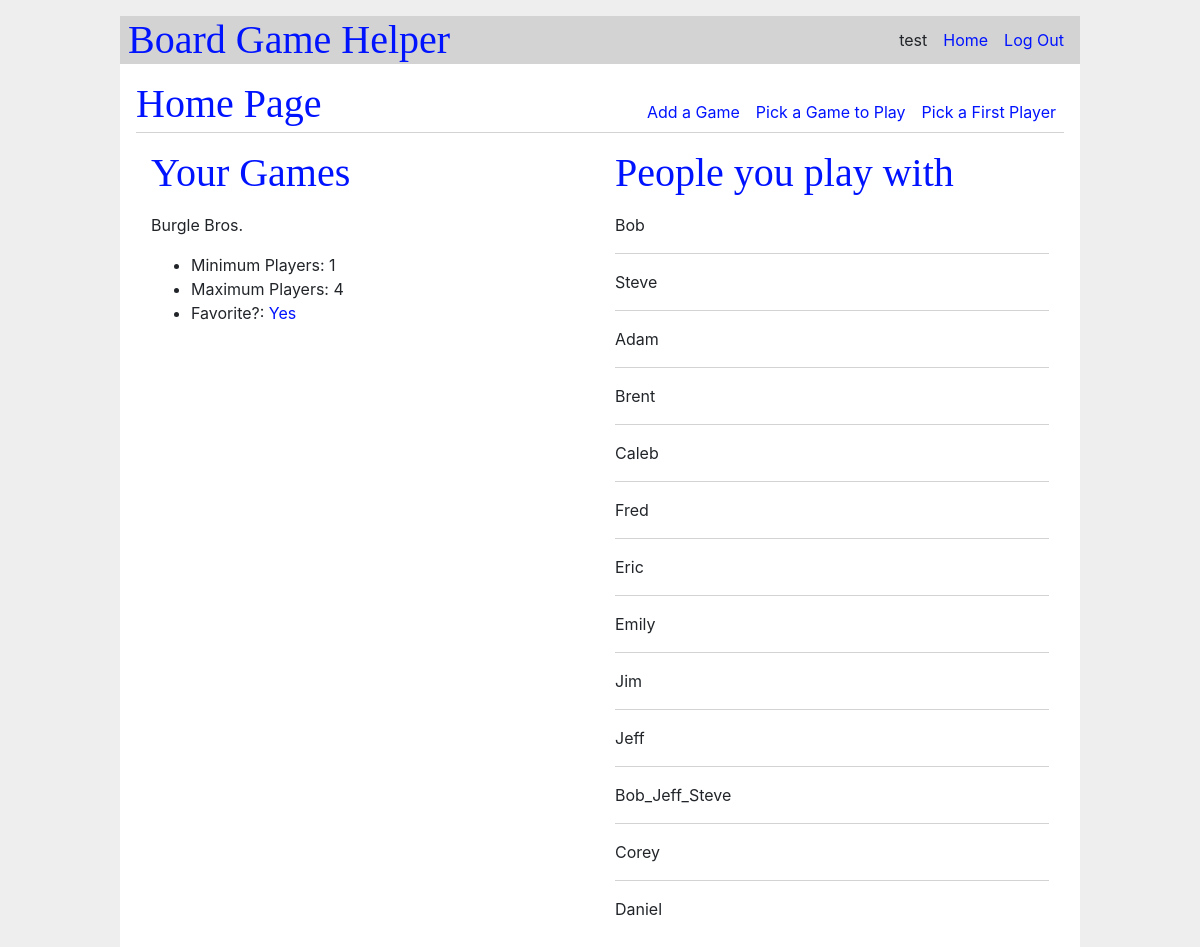
The app's page / (signed in) with its own data.
### tables this page shows
CREATE TABLE user (
  id INTEGER PRIMARY KEY AUTOINCREMENT,
  username TEXT UNIQUE NOT NULL,
  password TEXT NOT NULL
);

CREATE TABLE games (
  id INTEGER UNIQUE NOT NULL,
  name TEXT UNIQUE NOT NULL,
  minplay INTEGER NOT NULL,
  maxplay INTEGER NOT NULL
);

CREATE TABLE players (
    id INTEGER PRIMARY KEY AUTOINCREMENT,
    user_id INTEGER NOT NULL,
    name TEXT NOT NULL,
    games_played INTEGER DEFAULT 0,
    FOREIGN KEY (user_id) REFERENCES user (id)
);

### bghweb/collection.py (the view)
@bp.route('/')
@login_required
def index():
    db = get_db()
    games = db.execute(
        "SELECT g.*, CASE c.favorite WHEN 1 THEN 'Yes' ELSE 'No' END as 'favorite' "
        " FROM collection c LEFT OUTER JOIN games g ON c.game_id = g.id"
        " WHERE c.user_id = ?", (session['user_id'],)
    ).fetchall()
    players = db.execute("SELECT name, games_played FROM players "
                         "WHERE user_id = ?", (session['user_id'],))
    return render_template('collection/index.html', games=games, players=players)

### bghweb/auth.py (called while the page is built)
@bp.before_app_request
def load_logged_in_user():
    user_id = session.get('user_id')
    if user_id is None:
        g.user = None
    else:
        g.user = get_db().execute('SELECT * FROM user where id = ?', (user_id,)).fetchone()

def login_required(view):
    @functools.wraps(view)
    def wrapped_view(**kwargs):
        if g.user is None:
            return redirect(url_for('auth.login'))
        return view(**kwargs)
    return wrapped_view

### bghweb/db.py (called while the page is built)
def get_db():
    if 'db' not in g:
        g.db = sqlite3.connect(
            current_app.config['DATABASE'],
            detect_types=sqlite3.PARSE_DECLTYPES
        )
        g.db.row_factory = sqlite3.Row
    return g.db

### bghweb/templates/collection/index.html (shortened to what this page needs)
{% extends 'base.html' %}
{% block header %}
  <h1>{% block title %}Home Page{% endblock %}</h1>
    <a class="action" href="{{ url_for('collection.addgame') }}">Add a Game</a>
    <a class="action" href="{{ url_for('collection.pickgame') }}">Pick a Game to Play</a>
    <a class="action" href="{{ url_for('collection.pickplayer') }}">Pick a First Player</a>
{% endblock %}
{% block content %}
<div class="container">
  <div class="row">
  <div class="col-sm">
    <h1>Your Games</h1>
  {% for game in games %}
    <article class="game">
      <p>{{ game['name'] }}</p>
      <ul>
        <li>Minimum Players: {{ game['minplay'] }}</li>
        <li>Maximum Players: {{ game['maxplay'] }}</li>
        <li>Favorite?: <a class="action" href="{{ url_for('collection.togglefavorite', id=game['id']) }}">{{game['favorite']}}</a> </li>
      </ul>
    </article>
  {% endfor %}
</div>
  <div class="col-sm">
<h1>People you play with</h1>
  {% for player in players %}
    <article class="player">
      <p>{{ player['name'] }}</
    </article>
    {% if not loop.last %}
      <hr>
    {% endif %}
  {% endfor %}
    </div>
    </div>
  </div>
{% endblock %}

### bghweb/templates/base.html (shortened to what this page needs)
<!DOCTYPE html>
<link rel="stylesheet" href="https://cdn.jsdelivr.net/npm/bootstrap@4.5.3/dist/css/bootstrap.min.css">
<link rel="stylesheet" href="{{ url_for('static', filename='style.css') }}">
<nav>
  <h1>Board Game Helper</h1>
  <ul>
    {% if g.user %}
      <li><span>{{ g.user['username'] }}</span>
      <li><a href="{{ url_for('index') }}">Home</a>
      <li><a href="{{ url_for('auth.logout') }}">Log Out</a>
    {% else %}
      <li><a href="{{ url_for('auth.register') }}">Register</a>
      <li><a href="{{ url_for('auth.login') }}">Log In</a>
    {% endif %}
  </ul>
</nav>
<section class="content">
  <header>
    {% block header %}{% endblock %}
  </header>
  {% block content %}{% endblock %}
</section>

### bghweb/static/style.css (style rules this page uses)
h1 { font-family: serif; color: #0013FF; margin: 1rem 0; }
a { color: #0013FF; }
hr { border: none; border-top: 1px solid lightgray; }
nav { background: lightgray; display: flex; align-items: center; padding: 0 0.5rem; }
nav h1 { flex: auto; margin: 0; }
nav ul { display: flex; list-style: none; margin: 0; padding: 0; }
nav ul li a, nav ul li span, header .action { display: block; padding: 0.5rem; }
.content { padding: 0 1rem 1rem; }
.content > header { border-bottom: 1px solid lightgray; display: flex; align-items: flex-end; }
.content > header h1 { flex: auto; margin: 1rem 0 0.25rem 0; }
.content:last-child { margin-bottom: 0; }

### records on screen
user: user.username "test"
games: name "Burgle Bros.", minplay "1", maxplay "4", favorite "Yes"
players: name "Bob"
players: name "Steve"
players: name "Adam"
players: name "Brent"
players: name "Caleb"
players: name "Fred"
players: name "Eric"
players: name "Emily"
players: name "Jim"
players: name "Jeff"
players: name "Bob_Jeff_Steve"
players: name "Corey"
players: name "Daniel"
